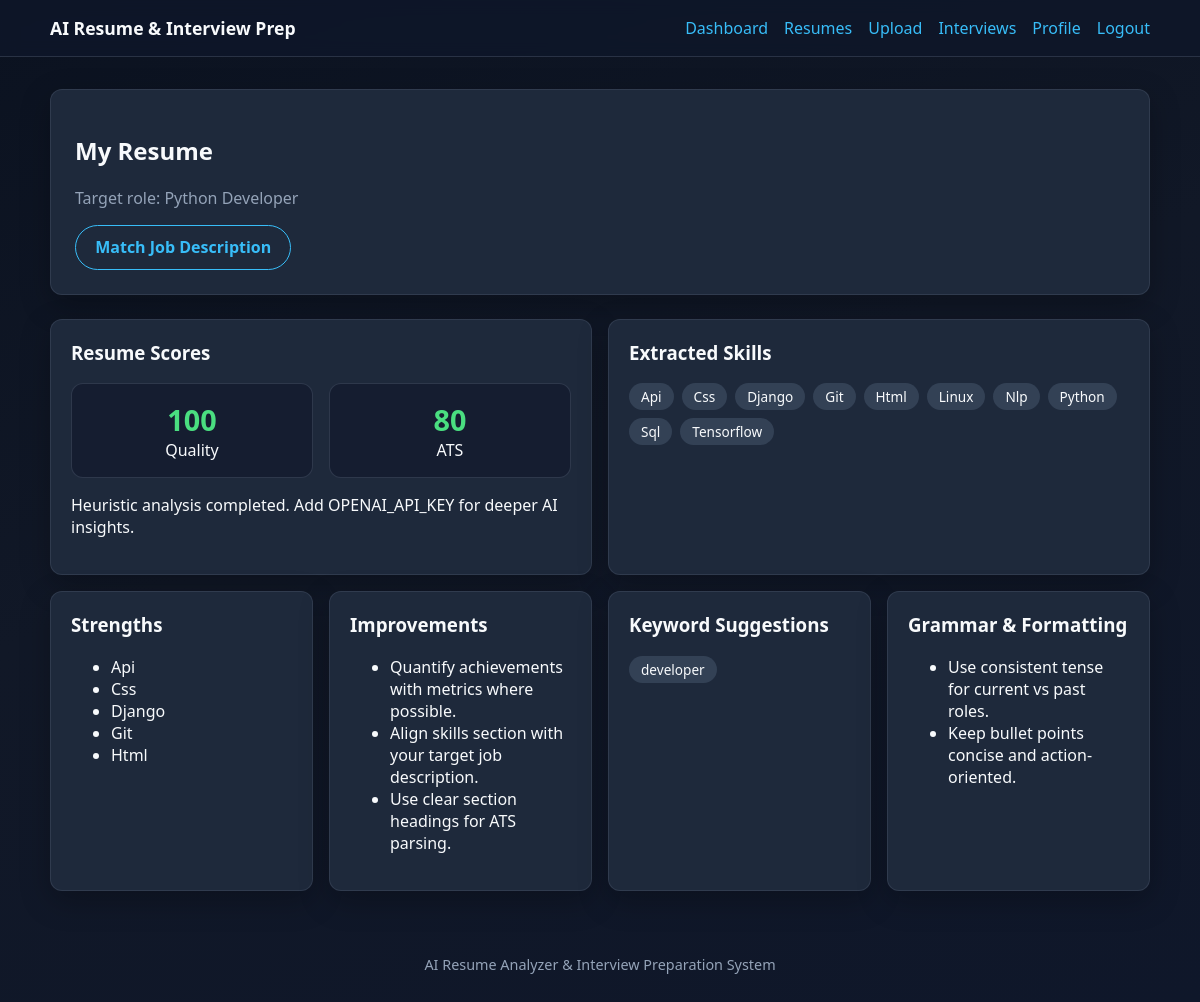
The page /resumes/2/ (signed in) on the database its author committed.
### resumes/models.py (models this page shows, shortened)
class Resume(models.Model):
    user = models.ForeignKey(User, on_delete=models.CASCADE, related_name="resumes")
    title = models.CharField(max_length=200, default="My Resume")
    file = models.FileField(upload_to="resumes/")
    extracted_text = models.TextField(blank=True)
    target_role = models.CharField(max_length=200, blank=True)
    created_at = models.DateTimeField(auto_now_add=True)
    updated_at = models.DateTimeField(auto_now=True)
    class Meta:
        ordering = ["-created_at"]

class ResumeAnalysis(models.Model):
    resume = models.OneToOneField(Resume, on_delete=models.CASCADE, related_name="analysis")
    quality_score = models.PositiveSmallIntegerField(default=0)
    ats_score = models.PositiveSmallIntegerField(default=0)
    summary = models.TextField(blank=True)
    strengths = models.JSONField(default=list)
    improvements = models.JSONField(default=list)
    keyword_suggestions = models.JSONField(default=list)
    grammar_notes = models.JSONField(default=list)
    skills = models.JSONField(default=list)
    sections = models.JSONField(default=dict)
    raw_response = models.JSONField(default=dict)
    created_at = models.DateTimeField(auto_now_add=True)

### resumes/views.py (the view)
# urls.py: path("<int:pk>/", views.resume_detail, name="detail"),
@login_required
def resume_detail(request, pk):
    resume = get_object_or_404(Resume, pk=pk, user=request.user)
    analysis = getattr(resume, "analysis", None)
    job_matches = resume.job_matches.all()[:5]
    return render(
        request,
        "resumes/detail.html",
        {"resume": resume, "analysis": analysis, "job_matches": job_matches},
    )

### templates/resumes/detail.html (shortened to what this page needs)
{% extends "base.html" %}
{% block content %}
<section class="hero">
  <h1>{{ resume.title }}</h1>
  <p class="muted">Target role: {{ resume.target_role|default:"Not specified" }}</p>
  <a class="btn btn-secondary" href="{% url 'resumes:job_match' resume.pk %}">Match Job Description</a>
</section>
{% if analysis %}
<section class="grid grid-2">
  <article class="card">
    <h3>Resume Scores</h3>
    <div class="score-grid">
      <div class="score-box"><span>{{ analysis.quality_score }}</span>Quality</div>
      <div class="score-box"><span>{{ analysis.ats_score }}</span>ATS</div>
    </div>
    <p style="margin-top: 1rem;">{{ analysis.summary }}</p>
  </article>
  <article class="card">
    <h3>Extracted Skills</h3>
    <ul class="chip-list">
      {% for skill in analysis.skills %}
        <li class="chip">{{ skill }}</li>
      {% empty %}
        <li class="muted">No skills detected automatically.</li>
      {% endfor %}
    </ul>
  </article>
</section>
<section class="grid grid-2" style="margin-top: 1rem;">
  <article class="card">
    <h3>Strengths</h3>
    <ul>
      {% for item in analysis.strengths %}<li>{{ item }}</li>{% endfor %}
    </ul>
  </article>
  <article class="card">
    <h3>Improvements</h3>
    <ul>
      {% for item in analysis.improvements %}<li>{{ item }}</li>{% endfor %}
    </ul>
  </article>
  <article class="card">
    <h3>Keyword Suggestions</h3>
    <ul class="chip-list">
      {% for item in analysis.keyword_suggestions %}<li class="chip">{{ item }}</li>{% endfor %}
    </ul>
  </article>
  <article class="card">
    <h3>Grammar & Formatting</h3>
    <ul>
      {% for item in analysis.grammar_notes %}<li>{{ item }}</li>{% endfor %}
    </ul>
  </article>
</section>
{% else %}
<section class="card"><p class="muted">Analysis not available.</p></section>
{% endif %}
{% endblock %}

### static/css/style.css (style rules this page uses)
:root { --bg: #0f172a; --surface: #1e293b; --surface-light: #334155; --text: #f8fafc; --muted: #94a3b8; --primary: #38bdf8; --primary-dark: #0ea5e9; --success: #4ade80; --warning: #fbbf24; --danger: #f87171; --radius: 12px; --shadow: 0 10px 30px rgba(0, 0, 0, 0.25); }
* { box-sizing: border-box; }
body { margin: 0; font-family: "Segoe UI", Tahoma, Geneva, Verdana, sans-serif; background: linear-gradient(160deg, #0b1220 0%, #111827 45%, #0f172a 100%); color: var(--text); min-height: 100vh; }
a { color: var(--primary); text-decoration: none; }
.hero { background: var(--surface); border: 1px solid rgba(148, 163, 184, 0.15); border-radius: var(--radius); padding: 1.5rem; box-shadow: var(--shadow); margin-bottom: 1.5rem; }
.grid { display: grid; gap: 1rem; }
.grid-2 { grid-template-columns: repeat(auto-fit, minmax(260px, 1fr)); }
.card { background: var(--surface); border: 1px solid rgba(148, 163, 184, 0.15); border-radius: var(--radius); padding: 1.25rem; box-shadow: var(--shadow); }
.card h3 { margin-top: 0; }
.muted { color: var(--muted); }
.chip-list { display: flex; flex-wrap: wrap; gap: 0.5rem; padding: 0; margin: 0.75rem 0 0; list-style: none; }
.chip { background: var(--surface-light); border-radius: 999px; padding: 0.25rem 0.75rem; font-size: 0.85rem; }
.btn { display: inline-block; border: none; border-radius: 999px; padding: 0.65rem 1.2rem; background: var(--primary); color: #082f49; font-weight: 600; cursor: pointer; }
.btn-secondary { background: transparent; border: 1px solid var(--primary); color: var(--primary); }
.score-grid { display: grid; grid-template-columns: repeat(auto-fit, minmax(140px, 1fr)); gap: 1rem; }
.score-box { text-align: center; padding: 1rem; border-radius: var(--radius); background: rgba(15, 23, 42, 0.6); border: 1px solid rgba(148, 163, 184, 0.2); }
.score-box span { display: block; font-size: 1.8rem; font-weight: 700; color: var(--success); }

### rows shown on the page
Resume: title "My Resume", target_role "Python Developer"
ResumeAnalysis: quality_score "100", ats_score "80", summary "Heuristic analysis completed. Add OPENAI_API_KEY for deeper AI insights."

### other values the page prints
{{ skill }} "Api" "Css" "Django" "Git" "Html" "Linux" "Nlp" "Python" "Sql" "Tensorflow"
{{ item }} "Api" "Css" "Django" "Git" "Html"
{{ item }} "Quantify achievements with metrics where possible." "Align skills section with your target job description." "Use clear section headings for ATS parsing."
{{ item }} "developer"
{{ item }} "Use consistent tense for current vs past roles." "Keep bullet points concise and action-oriented."
